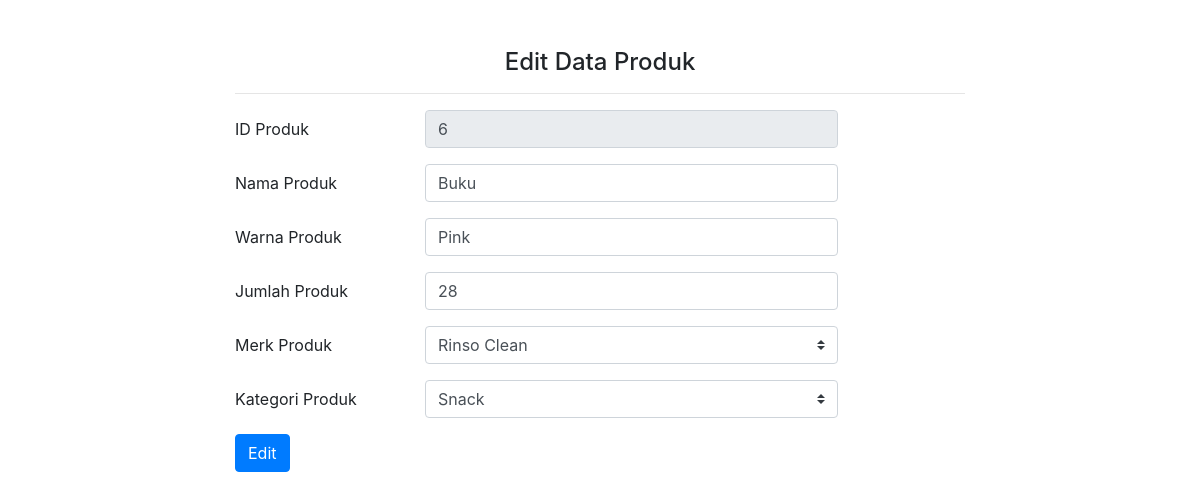
The page /edit_produk.php?id_produk=6 on the database as committed earlier.
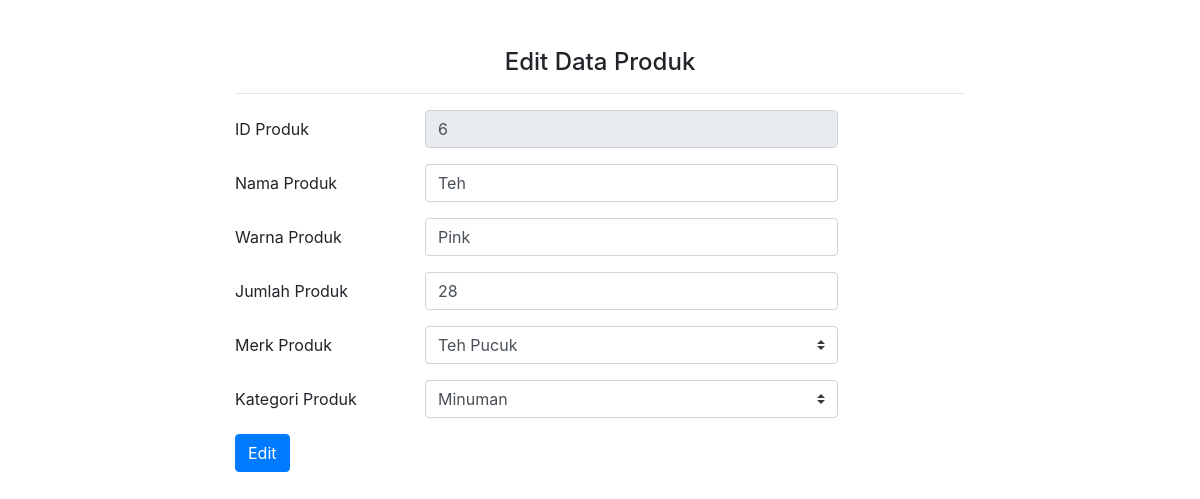
The same page on the database as committed later.
### tables this page shows
CREATE TABLE `produk` (
  `id_produk` int(11) NOT NULL,
  `nama_produk` varchar(50) NOT NULL,
  `warna` varchar(50) NOT NULL,
  `jumlah` int(11) NOT NULL,
  `id_merk` int(11) NOT NULL,
  `id_kategori` int(11) NOT NULL
);

### edit_produk.php (the view, shortened to what this page needs)
<!DOCTYPE html>
<html lang="en">
<head>
    <link rel="stylesheet" href="assets/bootstrap.css">
</head>
<body>
<?php
$servername = "localhost";
$username = "root";
$password = "";
$dbname = "toko";
$conn = mysqli_connect($servername, $username, $password, $dbname);
if(isset($_GET['id_produk'])){
    $id_produk = $_GET['id_produk'];
}
$sql = "SELECT * FROM produk WHERE id_produk=$id_produk";
    $result = mysqli_query($conn, $sql);
    $data = mysqli_fetch_array($result);
    ?>
        <div class="container">
        <div class="row">
            <div class="col-lg-2"></div>
            <div class="col-lg-8 mt-5 mb-3">
                <h1 class="h4 text-gray-900 mb-3 text-center">Edit Data Produk</h1>
                <hr>
                <form action="update_produk.php" method="post">
                    <div class="form-group row">
                        <label for="id_produk" class="col-sm-3 col-form-label">ID Produk</label>
                        <div class="col-sm-7">
                        <input type="text" readonly="readonly" class="form-control" id="id_produk" name="id_produk" placeholder="ID" value="<?php echo $data['id_produk']?>" required>
                        </div>
                    </div>
                    <div class="form-group row">
                        <label for="nama_produk" class="col-sm-3 col-form-label">Nama Produk</label>
                        <div class="col-sm-7">
                        <input type="text" class="form-control" id="nama_produk" name="nama_produk" placeholder="Nama" value="<?php echo $data['nama_produk']?>" required>
                        </div>
                    </div>
                    <div class="form-group row">
                        <label for="warna_produk" class="col-sm-3 col-form-label">Warna Produk</label>
                        <div class="col-sm-7">
                        <input type="text" class="form-control" id="warna_produk" name="warna_produk" placeholder="Warna" value="<?php echo $data['warna']?>" required>
                        </div>
                    </div>
                    <div class="form-group row">
                        <label for="jumlah_produk" class="col-sm-3 col-form-label">Jumlah Produk</label>
                        <div class="col-sm-7">
                        <input type="text" class="form-control" id="jumlah_produk" name="jumlah_produk" placeholder="Jumlah" value="<?php echo $data['jumlah']?>" required>
                        </div>
                    </div>
            <div class="form-group row">
                <label for="merk_produk" class="col-sm-3 col-form-label">Merk Produk</label>
                <div class="col-sm-7">
                <select class="custom-select" name="merk">
                    <?php
                    $result = mysqli_query($conn,"SELECT * FROM merk");
                    if (mysqli_num_rows($result) > 0) {
                    while($data_merk = mysqli_fetch_array($result)) {
                    if($data['id_merk'] == $data_merk['id_merk']){
                        $select = "selected";
                    }else{
                        $select = "";
                    }
                    echo "<option $select value=".$data_merk['id_merk'].">".$data_merk['nama_merk']."</option>";
                        }
                    }
                    ?>
                    </select>
                </div>
            </div>
            <div class="form-group row">
                <label for="kategori_produk" class="col-sm-3 col-form-label">Kategori Produk</label>
                <div class="col-sm-7">
                    <select class="custom-select" name="kategori">
                    <?php
                    $result = mysqli_query($conn,"SELECT * FROM kategori");
                    if (mysqli_num_rows($result) > 0) {
                    while($data_kategori = mysqli_fetch_array($result)) {
                    if($data['id_kategori'] == $data_kategori['id_kategori']){
                        $select = "selected";
                    }else{
                        $select = "";
                    }
                    echo "<option $select value=".$data_kategori['id_kategori'].">".$data_kategori['nama_kategori']."</option>";
                        }
                    }
                    ?>
                </select>
                </div>
            </div>
                    <div class="form-group row">
                        <div class="col-sm-10">
                        <button type="submit" class="btn btn-primary">Edit</button>
                        </div>
                    </div>
                </form>
            </div>
            <div class="col-lg-2"></div>
        </div>
    </div>
</body>
</html>

Rows that differ between the two databases and show on the page:
changed produk "Pink": nama_produk "Buku" → "Teh"
Other text that changed with them:
form field merk: "Rinso Clean" → "Teh Pucuk"
form field kategori: "Snack" → "Minuman"
